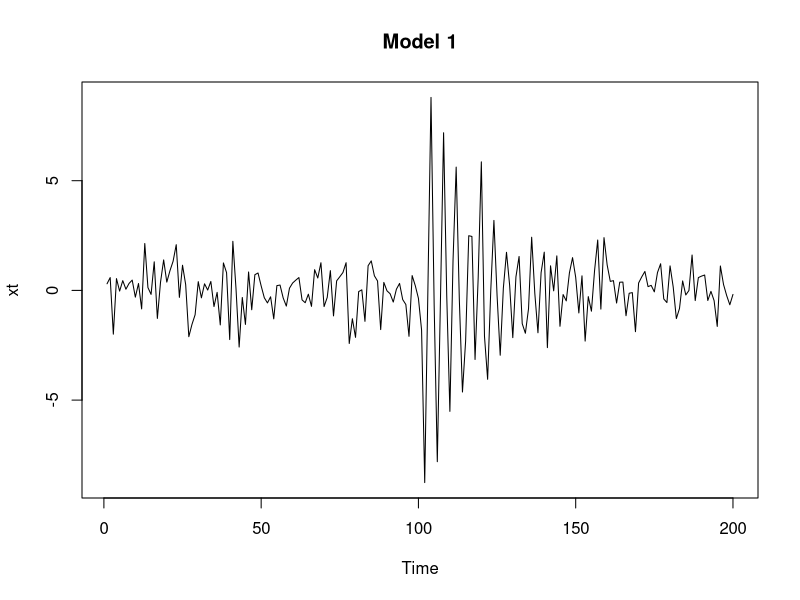
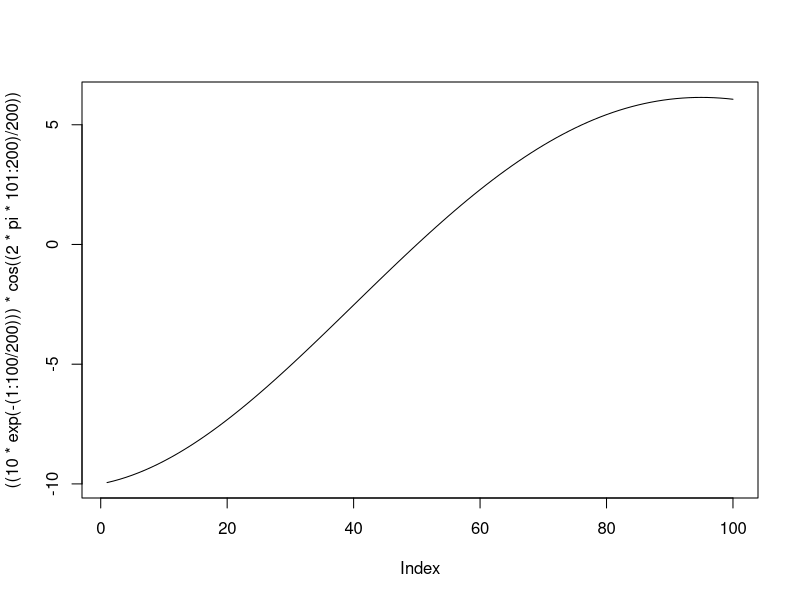
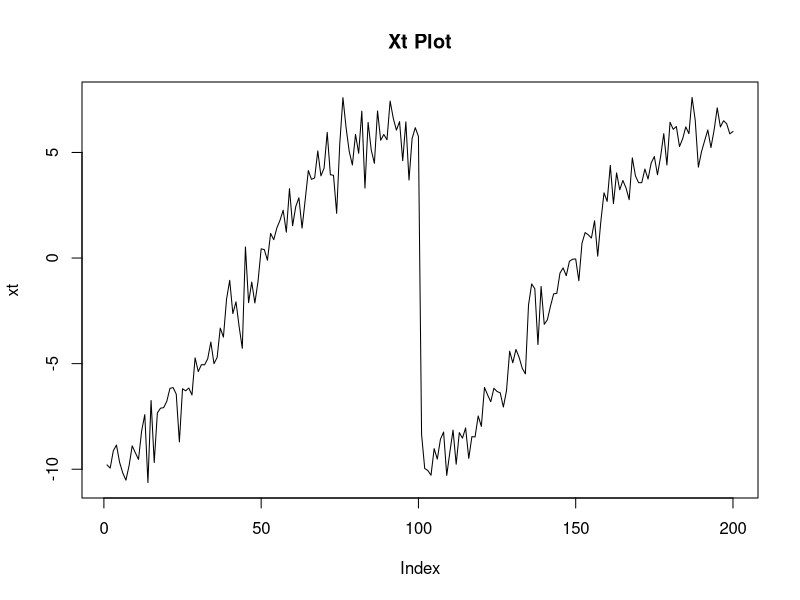
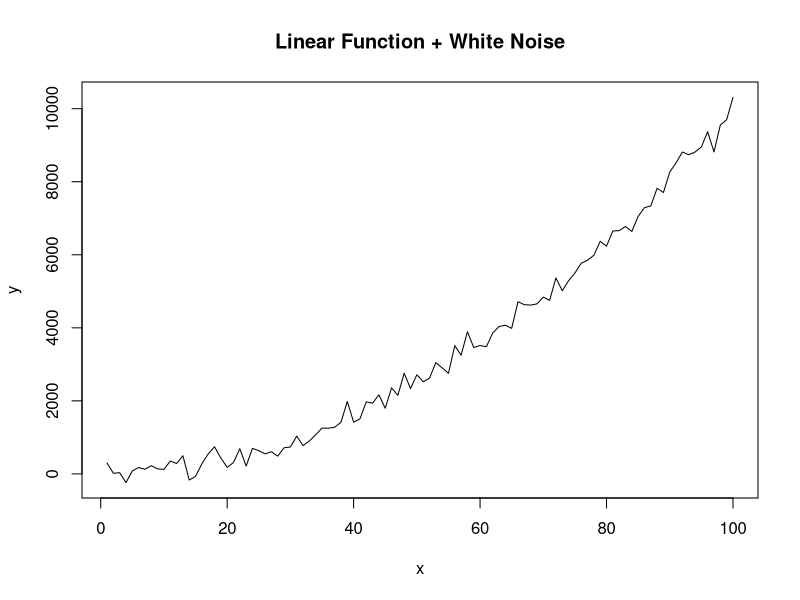
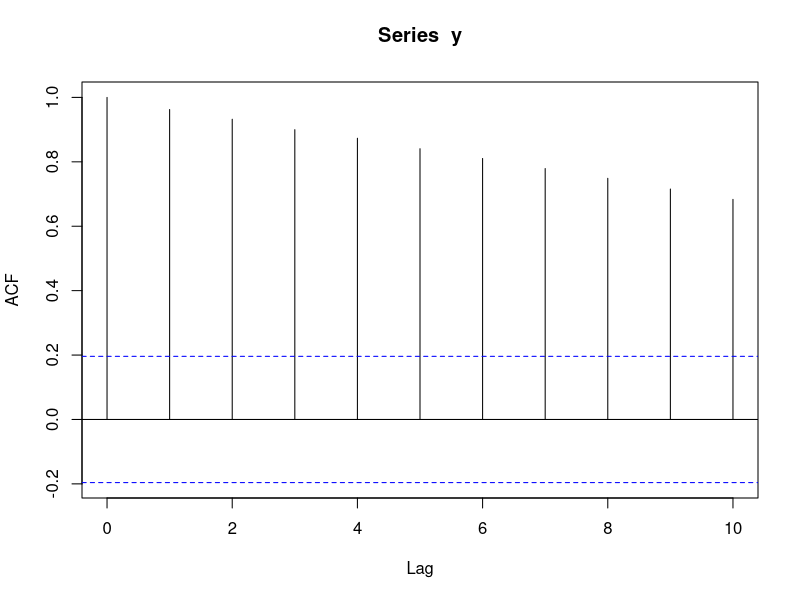
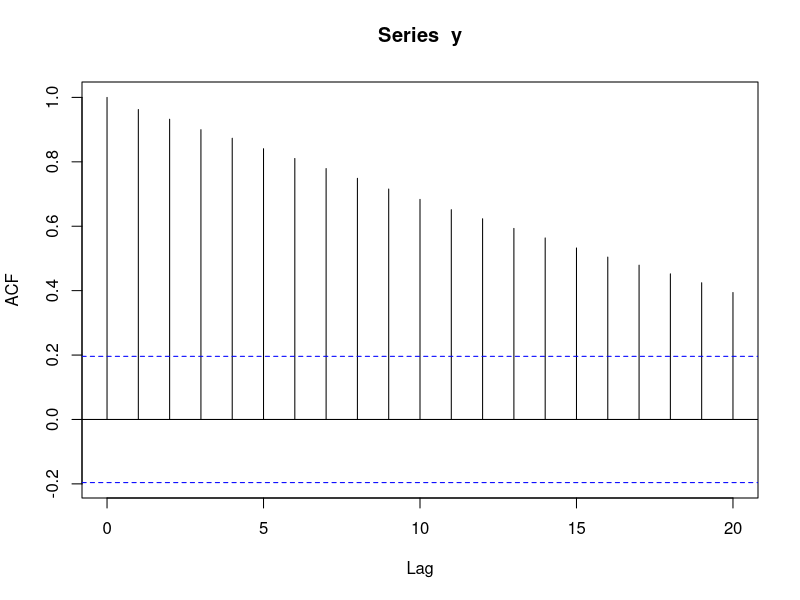
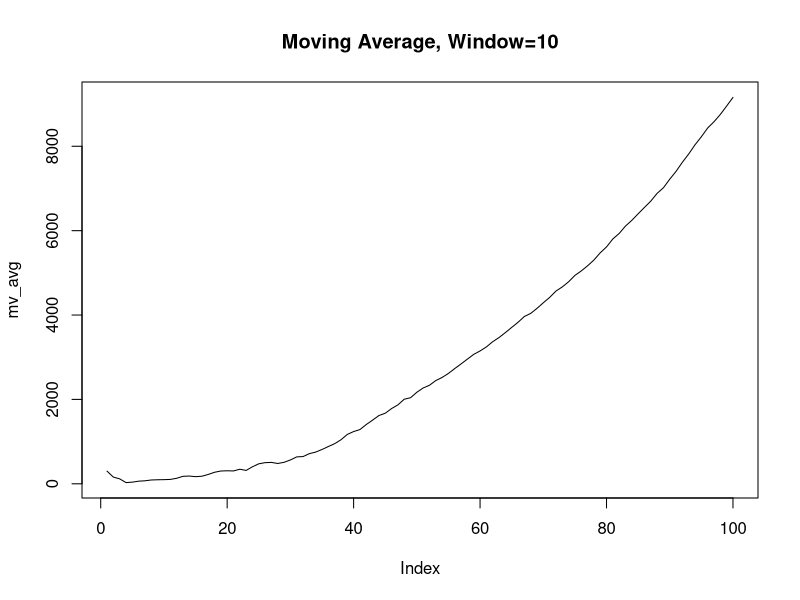
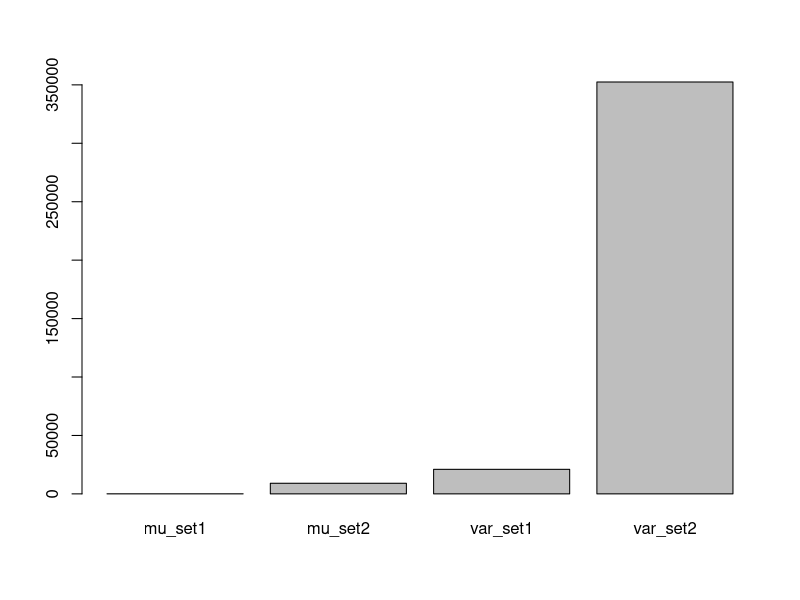

The R script that drew these images, in order:
# HOMEWORK 1 __________________________________________________________

' Question #1
  
  Consider a signal-plus-noise model of the general form 
  xt = st + wt, 
  where wt is Gaussian white noise with sigma square = 1. 
  Simulate and plot n= 200 observations from each of the following
  two models:


  Model 1:  st = 0 when t = 1..100
            st = 10*exp(-(1:100/20)*cos(2*pi*1:100/4))

  Model 2:  st = 0 when t = 1...100
            st = 10*exp(-(1:100)/200 * cos(2*pi*101:200/4))

  Compare the general appearance of the series from Model 1 & 2
  with the eath-quake series and the explosion series show in figure
  1.7 (from book)
'
# Clear Namespace
rm(list=ls())


# QUESTION #1 ------------------------------------------------------

## Model 1
n  <- 200
wt <- rnorm(200, 0,1)
st <- c(rep(0,100), 10*exp(-(1:100)/20) * cos(2*pi*1:100/4))
xt <- ts(st + wt)
plot(xt, main='Model 1')

' Model 1 Observations
  plot(10*exp(-(1:100)/20)):          Represents an exponential decay function. 
  plot(type="l", cos(2*pi*1:100/4)):  Represents repeating cos function between 0 and 100 intervals.
  Product:                            The product of the two would result in a decaying influence of the 
                                      cosine function from intervals 100-200, such that at one point (around 150), 
                                      it looks like the function returns to white noise remains. 
                                      I image this is analagous to what an earthquake looks like on a richter scale'

## Model 2
n  <- 200
wt <- rnorm(200, 0,1)
st <- (10 * exp(-(1:100 / 200))) * cos((2*pi*101:200) / 200)

# Plot st
plot(type= "l", ((10 * exp(-(1:100 / 200))) * cos((2*pi*101:200) / 200)))

# Plot xt
xt <- wt + st
plot(xt, type='l', main = 'Xt Plot')


' Model 2 Observations
  plot(type= "l", 10 * exp(-(1:100 / 200))):    Decaying exponential function, but less pronounced.  So the decay is more progressive. 
  plot(type= "l", cos((2*pi*101:200) / 200)):   This function looks like a sigmoid function that ranges from -1 to 1 over the ts 101:200
  plot(type= "l", ((10 * exp(-(1:100 / 200))) * cos((2*pi*101:200) / 200))):   
                                                Together we get a similar sigmoid function, but leff pronounced transition in the center. 
  
  Product:  Results in two progressive piques, one that grows from 0 to 100, then drops immediately and then grows again until 200. 
                                                              
'

' Comparison of Model 1 w/ Earthquake
  - They are very similar in the sense that both start out with 
    what looks like white noise, and then progress to something that
    looks cyclical in nature.  

  Comparison of Model 2 w/ Explosion
  - They are very similar in that both have two piques. That said, 
    the piques in Model two are much closer in time and I dont see the
    same type of cyclicality in model 2.  
'



# QUESTION #2 ---------------------------------------------------------------

' Consider a process consisting of a linear trend with an additive noise term
  consisting of independent random variable wt with zero mean and var sigma2

  xt = B0 + B1t + wt
  
  where B0 and B1 are fixed constants. 

'
# Clear Namespace
rm(list=ls())

# Linear function w/ white noise
n  <- 100
x  <- c(1: n)
B0 <- 0
B1 <- x^2 
wt <- rnorm(n, 0,1) * 200
y  <- ts(B0 + B1 + wt)
plot(x,y, type='l', main='Linear Function + White Noise')


# a.) Show that xt is nonstationary
' Tests
  1.) Is the mean constant over time?
  2.) Is the covariance constant over time?
  Note: we will use a moving average to see if the mu changes
        over time. 
'
library(pracma) #movavg()

# Calculate Autocovariance
acf(y, lag=10)
acf(y, lag=20)
'Observation:   It appears that the covariance is dependent on '

# Calculate the Moving Average
' mu test:      mu does not depend on t'
mv_avg <- movavg(y, n=10, type='s')
plot(mv_avg, type='l', main='Moving Average, Window=10')

# Split Data & Calculate Mean & Var
y0_10 <- y[0:10]
y11_20 <- y[90:100]

# Mean & Variance First Set of 10
mu_y0_10 <-  round(mean(y0_10),2)
var_y0_10 <- round(var(y0_10), 2)

# Mean & Variance of Second Set of 10
mu_y11_20 <- round(mean(y11_20), 2)
var_y11_20 <- round(var(y11_20), 2)

# Results
print(paste('Set1 mean & variance', mu_y0_10, var_y0_10))
print(paste('Set2 mean & variance', mu_y11_20, var_y11_20))
r <- c(mu_y0_10, mu_y11_20, var_y0_10, var_y11_20)
barplot(r, type='bar', names.arg= c('mu_set1', 'mu_set2', 'var_set1', 'var_set2'))

'Observations:  There is a clear different in the mu and var over time
                The auto covariance exhibits the trends associated with a nonstationary 
                time series
'



# Check Distribution
hist(y, type='h')  # definitly not gaussian








